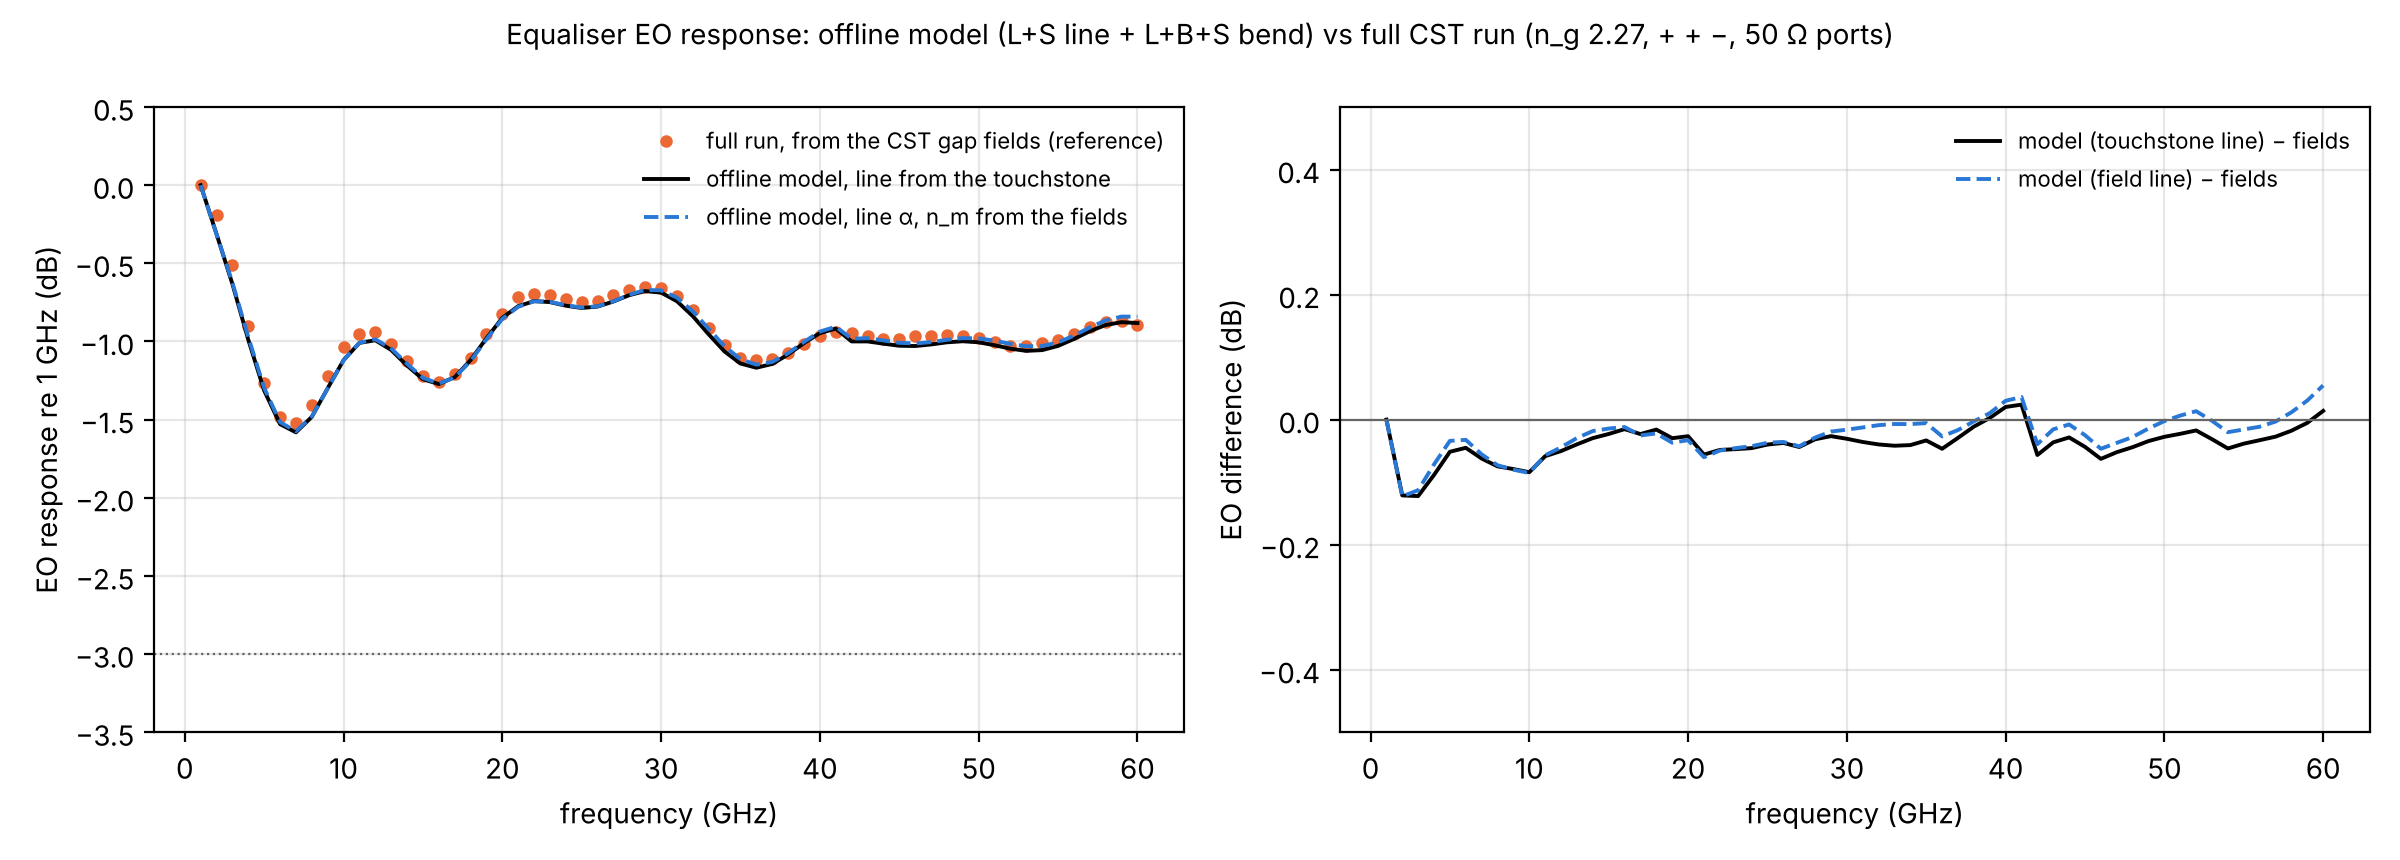

Write Python code to recreate this figure.
"""EO validation of the offline equaliser model against the full CST run.

Model: 50 ohm source -> line 2.70 mm (+) -> bend -> line 1.44 mm (+) -> bend -> line 1.44 mm (-) -> 50 ohm load.
  line  : alpha, n_m, Zc from the L+S run. Two variants: (i) all from the touchstone extraction (pure S-parameter
          tool); (ii) alpha and n_m from the L+S gap fields (port-free), Zc from the touchstone.
  bend  : 2-port from L+B+S (B = T(2.16)^-1 T_LBS T(1.08)^-1), smoothed outside the ground-mode resonances
          (cascade_test.py); interpolated to 1..60 GHz.
  V, I propagated through the chain with the ABCD matrices: [V(s); I(s)] = T(s)^-1 [V0; I0] inside a line,
  [V; I]_after = B^-1 [V; I]_before across a bend.
  EO: H = sum_k p_k int V_k(s) exp(j w t_opt(s)) ds, p = (+1, +1, -1), n_g = 2.27, light matched to the RF delay
  of each bend (delay of the bend model), as in the field reference.
Reference: EO response of the full run from its gap fields (full_eq_fields.csv). Both normalised at 1 GHz.
Also: complex V(z) of the model vs the pitch-averaged field V(z) of the full run, after one complex scale factor
per frequency (same for the three lines): rms relative error over the buried metal.
Outputs: eo_validation.png, eo_validation.csv, printed table."""
import os, sys, io, contextlib, runpy
HERE = os.path.dirname(os.path.abspath(__file__)); sys.path.insert(0, os.path.abspath(os.path.join(HERE, "../../../..")))
import numpy as np, skrf as rf, matplotlib
matplotlib.use("Agg"); import matplotlib.pyplot as plt
from mzm_interconnect.physics import C0

with contextlib.redirect_stdout(io.StringIO()):
    ct = runpy.run_path(os.path.join(HERE, "cascade_test.py"))
    fe = runpy.run_path(os.path.join(HERE, "full_eq_fields.py"))
LS = np.genfromtxt(os.path.join(HERE, "ls_extraction.csv"), delimiter=",", names=True)
NG = 2.27; F = fe["F"]; w = 2 * np.pi * F * 1e9; fit = ct["fit"]

# bend model on the 1..60 GHz grid
fT, Ss = ct["f"], ct["Ss"]
mag = np.interp(F, fT, 20 * np.log10(abs(Ss[:, 1, 0]))); ph = np.interp(F, fT, np.unwrap(np.angle(Ss[:, 1, 0])))
s11 = np.interp(F, fT, Ss[:, 0, 0].real) + 1j * np.interp(F, fT, Ss[:, 0, 0].imag)
Zc = np.interp(F, fit.raw_f_GHz, fit.raw_Zc.real) + 1j * np.interp(F, fit.raw_f_GHz, fit.raw_Zc.imag)
SB = np.zeros((len(F), 2, 2), complex); SB[:, 0, 0] = SB[:, 1, 1] = s11; SB[:, 1, 0] = SB[:, 0, 1] = 10 ** (mag / 20) * np.exp(1j * ph)
BB = np.array([rf.network.s2a(SB[i:i+1], Zc[i])[0] for i in range(len(F))])
tauB = -ph / w

def gamma(variant):
    if variant == "touchstone":
        a = np.interp(F, fit.raw_f_GHz, fit.raw_alpha_dB_cm); n = np.interp(F, fit.raw_f_GHz, fit.raw_nm)
    else:
        a = np.interp(F, LS["f_GHz"], LS["alpha_fields_dB_cm"]); n = np.interp(F, LS["f_GHz"], LS["nm_fields"])
    return a * 100 / 8.686 + 1j * n * w / C0
def Tl(g, Z, s):
    gl = g * s; return np.array([[np.cosh(gl), Z * np.sinh(gl)], [np.sinh(gl) / Z, np.cosh(gl)]])
SECT = [("L1", 2.70e-3, +1), ("L2", 1.44e-3, +1), ("L3", 1.44e-3, -1)]
def model(variant, ds=5e-6):
    g = gamma(variant); H = np.zeros(len(F), complex); prof = []
    for i in range(len(F)):
        # whole-chain ABCD and input voltage with 50 ohm source (1 V EMF) and 50 ohm load
        Ttot = np.eye(2, dtype=complex)
        for j, (_, L, _) in enumerate(SECT):
            Ttot = Ttot @ Tl(g[i], Zc[i], L)
            if j < 2: Ttot = Ttot @ BB[i]
        Zin = (Ttot[0, 0] * 50 + Ttot[0, 1]) / (Ttot[1, 0] * 50 + Ttot[1, 1])
        V0 = Zin / (Zin + 50); VI = np.array([V0, V0 / Zin]); t0 = 0.0; p_i = {}
        for j, (nm, L, pol) in enumerate(SECT):
            s = np.arange(0, L + ds / 2, ds)
            V = np.array([np.linalg.solve(Tl(g[i], Zc[i], x), VI)[0] for x in s])
            H[i] += pol * np.trapezoid(V * np.exp(1j * w[i] * (t0 + NG * s / C0)), s); p_i[nm] = (s, V)
            VI = np.linalg.solve(Tl(g[i], Zc[i], L), VI); t0 += NG * L / C0
            if j < 2: VI = np.linalg.solve(BB[i], VI); t0 += tauB[i]
        prof.append(p_i)
    return H, prof
db = lambda h: 20 * np.log10(abs(h) / abs(h[0]))
ref = fe["db"](fe["H_full"])
res = {}
for v in ("touchstone", "fields"):
    H, prof = model(v); y = db(H); d = y - ref
    # V(z) profile comparison with the pitch-averaged field V
    err = []
    for i in range(len(F)):
        mv, fv = [], []
        for nm, L, _ in SECT:
            z, Vf = fe["data"][nm]; z0, z1, dr = fe["LINES"][nm]
            k = int(round(0.18e-3 / (z[1] - z[0]))); ker = np.ones(k) / k
            zs = np.convolve(z, ker, "valid"); vs = np.convolve(Vf[i], ker, "valid"); m = (zs >= z0 + 0.09e-3) & (zs <= z1 - 0.09e-3)
            sf = (zs[m] - z0) if dr > 0 else (z1 - zs[m]); s, Vm = prof[i][nm]
            mv.append(np.interp(sf, s, Vm.real) + 1j * np.interp(sf, s, Vm.imag)); fv.append(vs[m])
        mv, fv = np.concatenate(mv), np.concatenate(fv); c = np.vdot(mv, fv) / np.vdot(mv, mv)
        err.append(np.linalg.norm(c * mv - fv) / np.linalg.norm(fv))
    res[v] = (y, d, np.array(err))
    print(f"line from {v:10s}: EO model - fields, 1-60 GHz: rms {np.sqrt(np.mean(d**2)):.3f} dB, max {abs(d).max():.3f} dB"
          f" (at {F[np.argmax(abs(d))]:.0f} GHz) | V(z) rms error: median {100*np.median(err):.1f} %, max {100*max(err):.1f} %")
print(" f GHz | EO re 1 GHz (dB): fields (CST) | model, touchstone line | model, field line")
for q in (5, 7, 10, 15, 20, 30, 40, 50, 60):
    i = np.argmin(abs(F - q)); print(f"{F[i]:5.0f}  | {ref[i]:+.2f} | {res['touchstone'][0][i]:+.2f} | {res['fields'][0][i]:+.2f}")
np.savetxt(os.path.join(HERE, "eo_validation.csv"),
           np.column_stack([F, ref, res["touchstone"][0], res["fields"][0], res["touchstone"][2], res["fields"][2]]),
           delimiter=",", fmt="%.5g", comments="", header="f_GHz,EO_fields_CST_dB,EO_model_ts_line_dB,EO_model_field_line_dB,Vz_err_ts,Vz_err_field")
fig, ax = plt.subplots(1, 2, figsize=(12, 4.3))
ax[0].plot(F, ref, "o", ms=3.5, color="#eb6834", label="full run, from the CST gap fields (reference)")
ax[0].plot(F, res["touchstone"][0], "k-", lw=1.4, label="offline model, line from the touchstone")
ax[0].plot(F, res["fields"][0], "--", color="#2a78d6", lw=1.4, label="offline model, line α, n_m from the fields")
ax[0].axhline(-3, color="0.4", lw=0.8, ls=":"); ax[0].set_ylim(-3.5, 0.5); ax[0].set_ylabel("EO response re 1 GHz (dB)")
ax[1].plot(F, res["touchstone"][1], "k-", lw=1.4, label="model (touchstone line) − fields")
ax[1].plot(F, res["fields"][1], "--", color="#2a78d6", lw=1.4, label="model (field line) − fields")
ax[1].axhline(0, color="0.4", lw=0.8); ax[1].set_ylabel("EO difference (dB)"); ax[1].set_ylim(-0.5, 0.5)
for a_ in ax: a_.set_xlabel("frequency (GHz)"); a_.grid(alpha=0.3); a_.legend(frameon=False, fontsize=8)
fig.suptitle("Equaliser EO response: offline model (L+S line + L+B+S bend) vs full CST run (n_g 2.27, + + −, 50 Ω ports)", fontsize=10)
fig.tight_layout(); fig.savefig(os.path.join(HERE, "eo_validation.png"), dpi=200)
